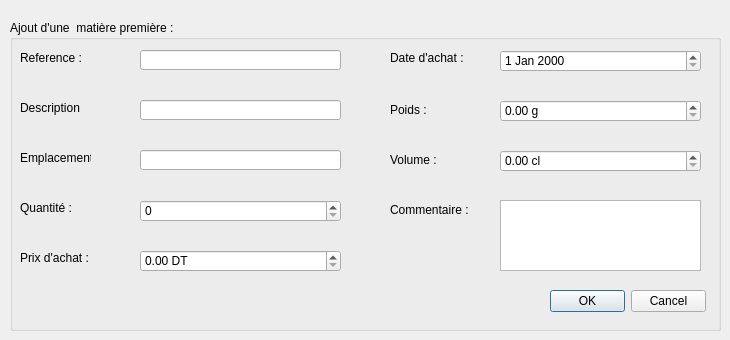
      <widget class="QWidget" name="page_AjoutMP">
       <widget class="QGroupBox" name="groupBox_10">
        <property name="geometry">
         <rect>
          <x>10</x>
          <y>20</y>
          <width>711</width>
          <height>311</height>
         </rect>
        </property>
        <property name="title">
         <string>Ajout d'une  matière première :</string>
        </property>
        <widget class="QLabel" name="label_39">
         <property name="geometry">
          <rect>
           <x>10</x>
           <y>30</y>
           <width>81</width>
           <height>16</height>
          </rect>
         </property>
         <property name="text">
          <string>Reference :</string>
         </property>
        </widget>
        <widget class="QLabel" name="label_40">
         <property name="geometry">
          <rect>
           <x>10</x>
           <y>180</y>
           <width>61</width>
           <height>16</height>
          </rect>
         </property>
         <property name="text">
          <string>Quantité :</string>
         </property>
        </widget>
        <widget class="QLabel" name="label_41">
         <property name="geometry">
          <rect>
           <x>10</x>
           <y>130</y>
           <width>71</width>
           <height>16</height>
          </rect>
         </property>
         <property name="text">
          <string>Emplacement :</string>
         </property>
        </widget>
        <widget class="QLabel" name="label_42">
         <property name="geometry">
          <rect>
           <x>10</x>
           <y>80</y>
           <width>61</width>
           <height>16</height>
          </rect>
         </property>
         <property name="text">
          <string>Description :</string>
         </property>
        </widget>
        <widget class="QLabel" name="label_43">
         <property name="geometry">
          <rect>
           <x>10</x>
           <y>230</y>
           <width>71</width>
           <height>16</height>
          </rect>
         </property>
         <property name="text">
          <string>Prix d'achat :</string>
         </property>
        </widget>
        <widget class="QLabel" name="label_44">
         <property name="geometry">
          <rect>
           <x>380</x>
           <y>30</y>
           <width>91</width>
           <height>16</height>
          </rect>
         </property>
         <property name="text">
          <string>Date d'achat :</string>
         </property>
        </widget>
        <widget class="QLineEdit" name="le_ajout_descriptionMP">
         <property name="geometry">
          <rect>
           <x>130</x>
           <y>80</y>
           <width>201</width>
           <height>20</height>
          </rect>
         </property>
        </widget>
        <widget class="QLineEdit" name="le_ajout_referenceMP">
         <property name="geometry">
          <rect>
           <x>130</x>
           <y>30</y>
           <width>201</width>
           <height>20</height>
          </rect>
         </property>
        </widget>
        <widget class="QLineEdit" name="le_ajout_emplacementMP">
         <property name="geometry">
          <rect>
           <x>130</x>
           <y>130</y>
           <width>201</width>
           <height>20</height>
          </rect>
         </property>
        </widget>
        <widget class="QLabel" name="label_45">
         <property name="geometry">
          <rect>
           <x>380</x>
           <y>80</y>
           <width>51</width>
           <height>20</height>
          </rect>
         </property>
         <property name="text">
          <string>Poids :</string>
         </property>
        </widget>
        <widget class="QLabel" name="label_46">
         <property name="geometry">
          <rect>
           <x>380</x>
           <y>130</y>
           <width>47</width>
           <height>20</height>
          </rect>
         </property>
         <property name="text">
          <string>Volume :</string>
         </property>
        </widget>
        <widget class="QLabel" name="label_47">
         <property name="geometry">
          <rect>
           <x>380</x>
           <y>180</y>
           <width>81</width>
           <height>20</height>
          </rect>
         </property>
         <property name="text">
          <string>Commentaire :</string>
         </property>
        </widget>
        <widget class="QTextEdit" name="le_ajout_commentaireMP">
         <property name="geometry">
          <rect>
           <x>490</x>
           <y>180</y>
           <width>201</width>
           <height>71</height>
          </rect>
         </property>
        </widget>
        <widget class="QDialogButtonBox" name="button_okAjoutMP">
         <property name="geometry">
          <rect>
           <x>540</x>
           <y>270</y>
           <width>156</width>
           <height>23</height>
          </rect>
         </property>
         <property name="standardButtons">
          <set>QDialogButtonBox::Cancel|QDialogButtonBox::Ok</set>
         </property>
        </widget>
        <widget class="QDateEdit" name="dateAchatMP_ajout">
         <property name="geometry">
          <rect>
           <x>490</x>
           <y>30</y>
           <width>201</width>
           <height>22</height>
          </rect>
         </property>
        </widget>
        <widget class="QSpinBox" name="sp_ajout_quantiteMP">
         <property name="geometry">
          <rect>
           <x>130</x>
           <y>180</y>
           <width>201</width>
           <height>22</height>
          </rect>
         </property>
        </widget>
        <widget class="QDoubleSpinBox" name="dsp_ajout_prixMP">
         <property name="geometry">
          <rect>
           <x>130</x>
           <y>230</y>
           <width>201</width>
           <height>22</height>
          </rect>
         </property>
         <property name="suffix">
          <string> DT</string>
         </property>
        </widget>
        <widget class="QDoubleSpinBox" name="dsp_ajout_poidsMP">
         <property name="geometry">
          <rect>
           <x>490</x>
           <y>80</y>
           <width>201</width>
           <height>22</height>
          </rect>
         </property>
         <property name="suffix">
          <string> g</string>
         </property>
        </widget>
        <widget class="QDoubleSpinBox" name="dsp_ajout_volumeMP">
         <property name="geometry">
          <rect>
           <x>490</x>
           <y>130</y>
           <width>201</width>
           <height>22</height>
          </rect>
         </property>
         <property name="suffix">
          <string> cl</string>
         </property>
        </widget>
       </widget>
      </widget>
